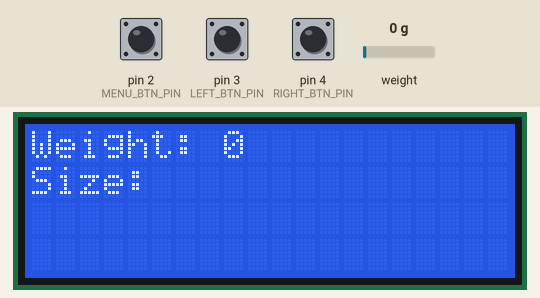
Bench run of a sketch on a simulated Arduino Uno, built with avr-gcc and run on an emulated ATmega328P. Shown: 20×4 character LCD. Inputs (shaded band) come from the test bench; at power-on: pin 2 (MENU_BTN_PIN) LOW, pin 4 (RIGHT_BTN_PIN) LOW, pin 3 (LEFT_BTN_PIN) LOW, weight on the scale 0 g.

Above: at 2.8 s.
2.9 s: pin 2 (MENU_BTN_PIN) pulled HIGH for 0.15 s
At 4.9 s:
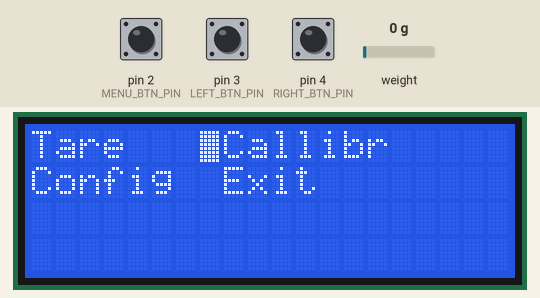
5.2 s: pin 2 (MENU_BTN_PIN) pulled HIGH for 1 s
At 7.6 s:
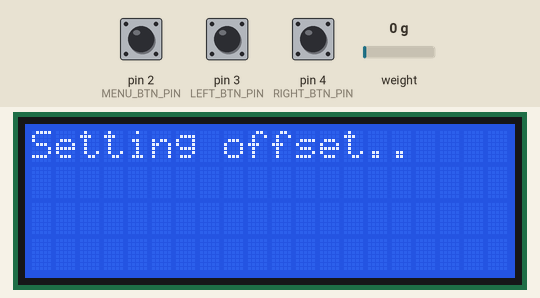
9.2 s: pin 4 (RIGHT_BTN_PIN) pulled HIGH for 3.2 s
At 13.4 s:
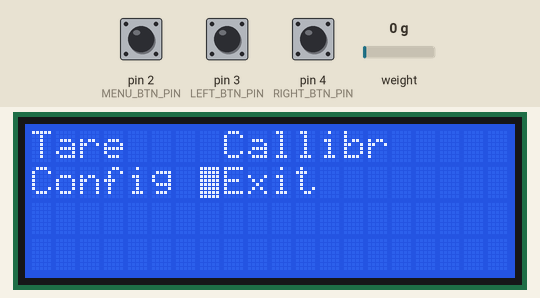
13.9 s: pin 2 (MENU_BTN_PIN) pulled HIGH for 0.15 s
At 14.7 s:
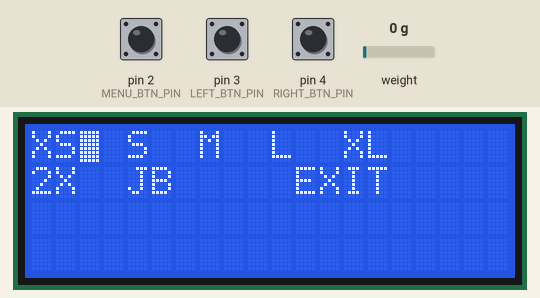
15.9 s: pin 2 (MENU_BTN_PIN) pulled HIGH for 3.2 s
At 20.1 s:
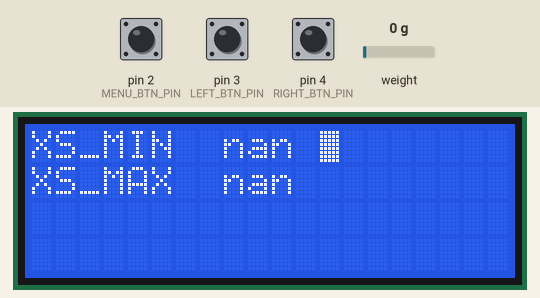
20.6 s: pin 2 (MENU_BTN_PIN) pulsed HIGH 2 times (0.12 s each, 0.3 s apart)
At 21.7 s:
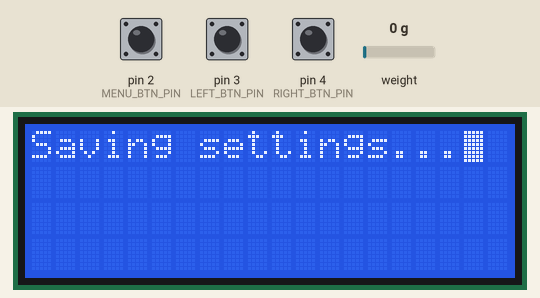
Timing chart, 0 to 23.6 s (numbered marks = the images above; inputs shaded):
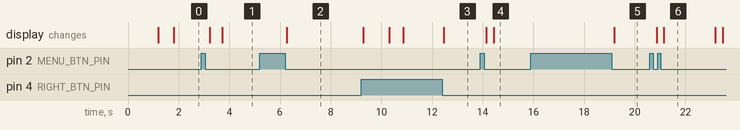

The sketch:

main_firmware.ino
```cpp
#include <EEPROM.h>
#include <HX711.h>
#include <Wire.h>
#include <LiquidCrystal_I2C.h>
#include "constants.h"
#include "UI_setup.h"


void setup() {
  Serial.begin(38400);

  //Initialize btns pins and flags
  init_constants_btns();
  //Initialize egg scale
  setup_eggscale();
  //setup main screen
  setup_main_screen();

}


void loop() {

   fsm();


}


//--------------------Function for state machine----------------------------
//-> finite state machine that contains behavior of the program
void fsm(){


  //set next state transition
  switch(c_state){
    case MAIN_STATE:
      //on main screen
      main_screen();
      //check buttons first
      check_btns();

      if(menu_press){
        setup_menu_screen();     //call transition function
        n_state = MENU_STATE;
        menu_press = false;
      }else{
        n_state = MAIN_STATE;
      }
      break;

    case MENU_STATE:

      //display menu items and check buttons
      menu_screen();

      if(menu_press){
        switch(optn){
          case EXT_OPTN:
            setup_main_screen();   //call transition function to setup main screen
            n_state = MAIN_STATE; //back to main screen
            break;
          case TARE_OPTN:
            menu_tare();              //call tare routine
            setup_menu_screen();           //call transition function to setup menu items again
            n_state = MENU_STATE;     //stay in menu
            break;
          case CONFIG_OPTN:
            setup_config_screen();         //setup config items
            n_state = CONFIG_STATE;   //go to config screen
            break;
          case CALLIBRATE_OPTN:
            setup_callibrate_screen();    //setup callibration items
            n_state = CALLIBRATE_STATE;   //go to callibrate screen
            break;
        }

        //reset flag
        menu_press = false;
      }else
        n_state = MENU_STATE;
       break;

    case CONFIG_STATE:
      config_screen();

      if(menu_press){

        if(optn == CEXT_OPTN){
          setup_menu_screen();  //go back to menu screen
          n_state = MENU_STATE; //return to main menu
        }
        else{
          n_state = CONFIG_CHANGE_MIN;           //proceed into config change
        }
        //clear flag
        menu_press = false;
      }
      break;


    case CONFIG_CHANGE_MIN:
      //take user info
      config_change_min();
      //display info on screen
      switch(optn){
          case XS_OPTN:
            setup_config_change(XS_OPTN);
            break;
          case S_OPTN:
            setup_config_change(S_OPTN);
            break;
          case M_OPTN:
            setup_config_change(M_OPTN);
            break;
          case L_OPTN:
            setup_config_change(L_OPTN);
            break;
          case XL_OPTN:
            setup_config_change(XL_OPTN);
            break;
          case XXL_OPTN:
            setup_config_change(XXL_OPTN);
            break;
          case JB_OPTN:
            setup_config_change(JB_OPTN);
            break;
        }


      check_btns();  //check buttons again

      //state transition
      if(menu_press){
        n_state = CONFIG_CHANGE_MAX;   //temporarily proceed back to menu screen
        menu_press = false;
      }else{
        n_state = CONFIG_CHANGE_MIN;    //loop back till menu press
      }
      delay(50);
      break;

    case CONFIG_CHANGE_MAX:
      //take user info
      config_change_max();
      //display info on screen
      switch(optn){
          case XS_OPTN:
            setup_config_change(XS_OPTN);
            break;
          case S_OPTN:
            setup_config_change(S_OPTN);
            break;
          case M_OPTN:
            setup_config_change(M_OPTN);
            break;
          case L_OPTN:
            setup_config_change(L_OPTN);
            break;
          case XL_OPTN:
            setup_config_change(XL_OPTN);
            break;
          case XXL_OPTN:
            setup_config_change(XXL_OPTN);
            break;
          case JB_OPTN:
            setup_config_change(JB_OPTN);
            break;
        }


      check_btns();  //check buttons again

      //state transition
      if(menu_press){

        setup_save_screen();            //save changes to eeprom
        setup_config_screen();            //setup menu screen
        n_state = CONFIG_STATE;         //proceed back to config screen
        menu_press = false;
      }else{
        n_state = CONFIG_CHANGE_MAX;    //loop back till menu press
      }
      delay(50);
      break;

   case CALLIBRATE_STATE:

      setup_callibrate_screen();
      callibration_screen();
      check_btns();
      if(menu_press){
        setup_save_screen();                      //save changes to eeprom
        setup_menu_screen();                      //re-setup menu screen
        optn = EXT_OPTN;                // assume exit back to main screen
        n_state = MENU_STATE;                     //proceed to the menu
        menu_press = false;
      }else
        n_state = CALLIBRATE_STATE;             //loop back till menu press

      break;
  }

  //actual transition
  c_state = n_state;
}


//-------------------------------------------MENU/CONFIG/CALLIBRATION FUNCTIONS-------------------------------

//-------------------Function to display tare screen-----------------------
//-> use function to scale.tare() with some delays
void menu_tare(){
  //display text
  lcd.clear();
  lcd.noBlink();
  lcd.setCursor(0,0);
  lcd.print("Setting offset..");
  delay(1000);
  scale.tare();
  delay(1000);
  lcd.clear();
  lcd.setCursor(0,0);
  lcd.print("Tare done");
  delay(1000);
  lcd.clear();
}


//--------------------Function to display menu screen----------------------
//-> use function to display menu screen for options
// actual transition to other state happens in fsm
void menu_screen(){


  //check buttons first
  check_btns();

  //menu item transition based on input
  if(left_press) {
    optn -= 1;
    //clear button flag
    left_press = false;
  }else if(right_press){
    optn++;
    //clear button flag
    right_press = false;
  }


  if(optn < TARE_OPTN) optn = TARE_OPTN;
  else if(optn > EXT_OPTN) optn = EXT_OPTN;

  switch(optn){
    case TARE_OPTN:
      lcd.setCursor(7,0);
      lcd.blink();
      break;
    case CONFIG_OPTN:
      lcd.setCursor(7,1);
      lcd.blink();
      break;
    case CALLIBRATE_OPTN:
      lcd.setCursor(15,0);
      lcd.blink();
      break;
    case EXT_OPTN:
      lcd.setCursor(15,1);
      lcd.blink();
      break;
  }


}


//--------------------Function to display config screen---------------------
//-> use this to display configuration menu to change saved weights
// note: this uses eeprom so be careful
void config_screen(){

  //check buttons first
  check_btns();

  //menu item transition based on input
  if(left_press) {
    optn -= 1;
    //clear button flag
    left_press = false;
  }else if(right_press){
    optn++;
    //clear button flag
    right_press = false;
  }


  if(optn < XS_OPTN) optn = XS_OPTN;
  else if(optn > CEXT_OPTN) optn = CEXT_OPTN;

  switch(optn){
    case XS_OPTN:
      lcd.setCursor(2,0);
      lcd.blink();
      break;
    case S_OPTN:
      lcd.setCursor(5,0);
      lcd.blink();
      break;
    case M_OPTN:
      lcd.setCursor(8,0);
      lcd.blink();
      break;
    case L_OPTN:
      lcd.setCursor(11,0);
      lcd.blink();
      break;
    case XL_OPTN:
      lcd.setCursor(15,0);
      lcd.blink();
      break;
    case XXL_OPTN:
      lcd.setCursor(2,1);
      lcd.blink();
      break;
    case JB_OPTN:
      lcd.setCursor(6,1);
      lcd.blink();
      break;
    case CEXT_OPTN:
      lcd.setCursor(15,1);
      lcd.blink();
      break;
  }

}


//---------------Function to modify weight constants' minimum--------------
//-> use function to update constants during config change screen
// this function is for changing minimum part of the constant
void config_change_min(){

  float optn_increment = 0;

  check_btns();

  //set increments/decrement based on flags
  if(left_press){
    optn_increment = -0.1f;
    left_press = false;
  }else if(right_press){
    optn_increment = 0.1f;
    right_press = false;
  }

  //note optn should contain existing weight option
  //use this to increment or decrement weights
  switch(optn){
        case XS_OPTN:
          if((XS_MIN + optn_increment) < XS_MAX)
            XS_MIN += optn_increment;
          break;
        case S_OPTN:

          //avoid overlaps
          if(((S_MIN + optn_increment) > XS_MAX) && ((S_MIN + optn_increment )< S_MAX))
            S_MIN += optn_increment;

          break;
        case M_OPTN:

          if(((M_MIN + optn_increment) > S_MAX) && ((M_MIN + optn_increment) < M_MAX))
            M_MIN += optn_increment;
          break;
        case L_OPTN:

          if(((L_MIN + optn_increment) > M_MAX) && ((L_MIN + optn_increment) < L_MAX ))
            L_MIN += optn_increment;
          break;
        case XL_OPTN:

          if(((XL_MIN + optn_increment) > L_MAX) && ((XL_MIN + optn_increment) < XL_MAX))
            XL_MIN += optn_increment;
          break;
        case XXL_OPTN:

          if(((XXL_MIN + optn_increment) > XL_MAX) && ((XXL_MIN + optn_increment) < XXL_MAX))
            XXL_MIN += optn_increment;
          break;
        case JB_OPTN:

          if((JUMBO_MIN + optn_increment) > XXL_MAX)
            JUMBO_MIN += optn_increment;
          break;
    }
}


//----------------Function to modify weight constants' maximum--------------
//-> use function to update constants during config change screen
//
void config_change_max(){

  float optn_increment = 0.0f;

  check_btns();

  //set increments/decrement based on flags
  if(left_press){
    optn_increment = -0.1f;
    left_press = false;
  }else if(right_press){
    optn_increment = 0.1f;
    right_press = false;
  }

  //note optn should contain existing weight option
  //use this to increment or decrement weights
  switch(optn){
        case XS_OPTN:
          if((XS_MAX + optn_increment) < S_MIN)
            XS_MAX += optn_increment;
          break;
        case S_OPTN:
          //avoid overlaps
          if(((S_MAX + optn_increment) > S_MIN) && ((S_MAX + optn_increment )< M_MIN))
            S_MAX += optn_increment;

          break;
        case M_OPTN:

          if(((M_MAX + optn_increment) > M_MIN) && ((M_MAX + optn_increment) < L_MIN))
            M_MAX += optn_increment;
          break;
        case L_OPTN:

          if(((L_MAX + optn_increment) > L_MIN) && ((L_MAX + optn_increment) < XL_MIN ))
            L_MAX += optn_increment;
          break;
        case XL_OPTN:

          if(((XL_MAX + optn_increment) > XL_MIN) && ((XL_MAX + optn_increment) < XXL_MIN))
            XL_MAX += optn_increment;
          break;
        case XXL_OPTN:

          if(((XXL_MAX + optn_increment) > XXL_MIN) && ((XXL_MAX + optn_increment) < JUMBO_MIN))
            XXL_MAX += optn_increment;
          break;
        case JB_OPTN:
          ;
          break;
    }
}

//----------------Function to modify callibration factor-------------------
//-> use function to update pre-set callibration factor
void callibration_screen(){

  float factor_increment = 0.0f;
  //check buttons first
  check_btns();

  //set if increase or decrease
  if(left_press) {
    factor_increment = -1.0f;
    //clear button flag
    left_press = false;
  }else if(right_press){
    factor_increment = 1.0f;
    //clear button flag
    right_press = false;
  }

  //update callibration factor
  callibration_factor += factor_increment;

  scale.set_scale(callibration_factor);
}

//--------------------Function to display main screen----------------------
//-> use function to display normal segregator function
void main_screen(){

    float units = scale.get_units();


    //if serial is available send bits
    if(Serial.available())
      Serial.println(units); // print out ave measurements

    lcd.setCursor(8,0);

    //set measurement threshold at >= 1g
    if(units >= 1) lcd.print(units,2);
    else{
      lcd.print(0);
      lcd.print("     ");
    }

    lcd.setCursor(6,1);

    if(units <= XS_MAX && units >= XS_MIN){
      lcd.print("XS   ");     //XS
    }else if( units > XS_MAX && units < S_MIN){
      lcd.print("XS-S ");         //in between XS and S
    }else if( units >= S_MIN && units <= S_MAX){
      lcd.print("S    ");     //S
    }else if((units > S_MAX) && (units < M_MIN)){
      lcd.print("S-M  ");     //in between S and M
    }else if ((units >= M_MIN) &&( units <= M_MAX)){
      lcd.print("M    ");     //M
    }else if((units > M_MAX) && (units < L_MIN)){
      lcd.print("M-L  ");     // in between M and L
    }else if ((units >= L_MIN)&&(units <= L_MAX)){
      lcd.print("L    ");      //L
    }else if(units > L_MAX && units < XL_MIN){
      lcd.print("L-XL ");     // in between L and XL
    }else if( units >= XL_MIN && units <= XL_MAX){
      lcd.print("XL   ");       //XL
    }else if( units > XL_MAX && units < XXL_MIN){

      lcd.print("XL-2X");       // in between XL and XXL
    }else if(units >= XXL_MIN && units <= XXL_MAX){
      lcd.print("2X   ");       //XXL
    }else if(units > XXL_MAX && units < JUMBO_MIN){
      lcd.print("2X-JB");
    }else if(units >= JUMBO_MIN){
      lcd.print("JUMBO");
    }else if( units < XS_MIN ){
      lcd.print("     ");
    }
}


//--------------------Function to get button input---------------------
//-> use function to check for button presses w/ debouncing
// note that BUTTONS ARE PULLED TO HIGH thus presses are registered as LOW
void check_btns(){

  unsigned long last_debounce_time = 0;
  int l_reading = digitalRead(LEFT_BTN_PIN);
  int r_reading = digitalRead(RIGHT_BTN_PIN);
  int m_reading = digitalRead(MENU_BTN_PIN);

  //---------------Menu button---------------------
  //edge detection either from noise or presss
  if(last_menu_btn_state != m_reading){

    //start debouncing
    last_debounce_time = millis();

    //accurate debounce delay to ignore noise
    while(!((millis() - last_debounce_time) > DEBOUNCE_DELAY));

    //sample again
    m_reading = digitalRead(MENU_BTN_PIN);
    if(last_menu_btn_state!= m_reading){
      menu_btn_state = m_reading;

      //only do something on rising edge
      if(last_menu_btn_state == HIGH && menu_btn_state == LOW)
        menu_press = true;
      else
        menu_press = false;
    }
    last_menu_btn_state = menu_btn_state;
  }

  //---------------Left button---------------------
  //edge detection either from noise or press
  if(last_left_btn_state != l_reading){

    //start debouncing
    last_debounce_time = millis();

    //accurate debounce delay to ignore noise
    while(!((millis() - last_debounce_time) > DEBOUNCE_DELAY));

    //sample again
    l_reading = digitalRead(LEFT_BTN_PIN);
    if(last_left_btn_state!= l_reading){
      left_btn_state = l_reading;

      //only do something on rising edge
      if(last_left_btn_state == HIGH && left_btn_state == LOW)
        left_press = true;
      else
        left_press = false;
    }
    last_left_btn_state = left_btn_state;
  }

  //------------------Right button--------------
   //edge detection either from noise or press
  if(last_right_btn_state != r_reading){

    //start debouncing
    last_debounce_time = millis();

    //accurate debounce delay to ignore noise
    while(!((millis() - last_debounce_time) > DEBOUNCE_DELAY ));

    //sample again
    r_reading = digitalRead(RIGHT_BTN_PIN);
    if(last_right_btn_state!= r_reading){
      right_btn_state = r_reading;

      //only do something on rising edge
      if(last_right_btn_state == HIGH && right_btn_state == LOW)
        right_press = true;
      else
        right_press = false;
    }
    last_right_btn_state = right_btn_state;
  }

}


//--------------------Function to reset flags--------------------------
//-> use function to reset/init stat variables and button press flags
void init_constants_btns(){

  pinMode(MENU_BTN_PIN, INPUT);
  pinMode(LEFT_BTN_PIN, INPUT);
  pinMode(RIGHT_BTN_PIN, INPUT);


  //set states to
  c_state = MAIN_STATE;
  n_state = MAIN_STATE;

  menu_press = false;
  left_press = false;
  right_press = false;

}
```

constants.h
```cpp
LiquidCrystal_I2C lcd(0x27,20,4);  // set the LCD address to 0x27 for a 16 chars and 2 line display

HX711 scale;


/* -------------Pin assignments------------
 * ----HX711----
 * A0 - Dt pin
 * A1 - SCK pin
 *
 * ---I2C LCD---
 * A4 - SDA
 * A5 - SCL
 *
 */


/*
//Old weight tresholds from 24/08/2020

//Jumbo 81.0 onwards
#define JUMBO_MIN 81.0

//2X 80.0-74.0
#define XXL_MAX 79.0
#define XXL_MIN 74.0

//XL 69.0-64.6
#define XL_MAX 69.0
#define XL_MIN 64.6

//L 64.5-58.0
#define L_MAX 64.5
#define L_MIN 58.0

//M 57.8-54.5
#define M_MAX 57.8
#define M_MIN 54.5

//S 54.0-49.0
#define S_MAX 54.0
#define S_MIN 49.0

//XS 48.0-10.0
#define XS_MAX 48.0
#define XS_MIN 10.0
*/


//Finite state machine states
#define MAIN_STATE 0
#define MENU_STATE 1
#define CONFIG_STATE 2
#define CONFIG_CHANGE_MIN 3
#define CONFIG_CHANGE_MAX 4
#define CALLIBRATE_STATE 5


//Btn pins
#define MENU_BTN_PIN 2
#define LEFT_BTN_PIN 3
#define RIGHT_BTN_PIN 4

//Btn debounce time (in ms)
#define DEBOUNCE_DELAY 50

//State transition delay (in ms)
#define TRANSITION_DELAY 500
//Menu options
#define TARE_OPTN 0
#define CONFIG_OPTN 1
#define CALLIBRATE_OPTN 2
#define EXT_OPTN 3


//Config options
#define XS_OPTN 0
#define S_OPTN 1
#define M_OPTN 2
#define L_OPTN 3
#define XL_OPTN 4
#define XXL_OPTN 5
#define JB_OPTN 6
#define CEXT_OPTN 7


float JUMBO_MIN = 79.0;

//2X 80.0-74.0
float XXL_MAX = 77.0;
float XXL_MIN = 72.0;

//XL 69.0-64.6
float XL_MAX = 67.0;
float XL_MIN = 62.6;

//L 64.5-58.0
float L_MAX = 62.5;
float L_MIN = 56.0;

//M 57.8-54.5
float M_MAX = 55.8;
float M_MIN = 52.5;

//S 54.0-49.0
float S_MAX = 52.0;
float S_MIN = 47.0;

//XS 48.0-10.0
float XS_MAX = 46.0;
float XS_MIN = 8.0;

//callibration factor
float callibration_factor = 615.31;

//state transition variables
int c_state , n_state;

//flag
boolean menu_press, left_press, right_press;

//for debouncing
int left_btn_state, last_left_btn_state;
int right_btn_state, last_right_btn_state;
int menu_btn_state, last_menu_btn_state;

//for menu/config options
int optn;
```

Source omitted: UI_setup.h (8484 bytes)

Measured:
- after the input at 2.9 s, the display: first changes after 0.32 s (image 1 shows a later state)
- after the input at 5.2 s, the display: changes after 1.1 s (image 2)
- after the input at 13.9 s, the display: first changes after 0.23 s (image 4 shows a later state)
- after the input at 15.9 s, the display: changes after 3.3 s (image 5)
- after the input at 20.6 s, the display: first changes after 0.28 s (image 6 shows a later state)
